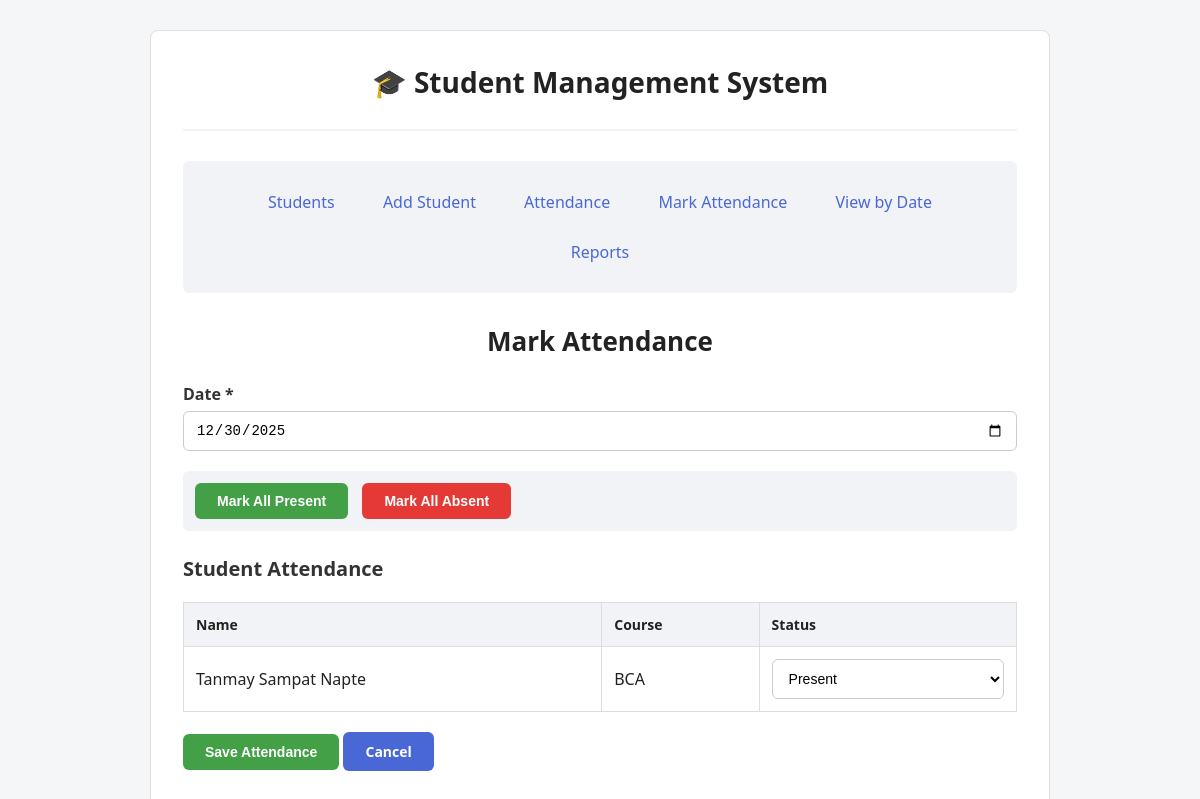
Before: /mark_attendance with the older database file.
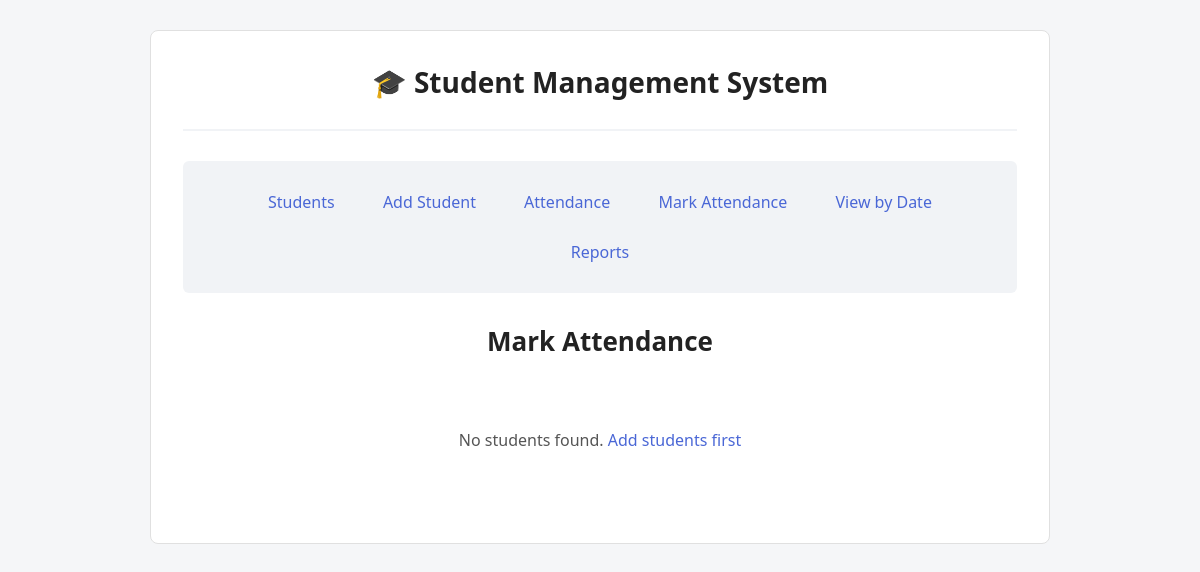
After: the same page with the newer database file.
### tables this page shows
CREATE TABLE students (
                id INTEGER PRIMARY KEY AUTOINCREMENT,
                name TEXT NOT NULL,
                age INTEGER NOT NULL,
                course TEXT NOT NULL
            );

### app.py (the view, shortened to what this page needs)
@app.route("/mark_attendance", methods=["GET", "POST"])
def mark_attendance():
    try:
        with get_db() as con:
            students = con.execute("SELECT * FROM students ORDER BY name").fetchall()
        return render_template("mark_attendance.html", students=students, today=date.today().isoformat())
    except sqlite3.Error as e:
        flash(f"Database error: {e}", "error")
        return render_template("mark_attendance.html", students=[], today=date.today().isoformat())

### app.py (called while the page is built)
def get_db():
    con = sqlite3.connect("students1.db")
    con.row_factory = sqlite3.Row  # Access columns by name
    return con

### templates/mark_attendance.html (shortened to what this page needs)
{% extends "base.html" %}
{% block content %}
<h2>Mark Attendance</h2>
{% if students %}
<form method="POST">
    <div class="form-group">
        <label for="date">Date *</label>
        <input type="date" id="date" name="date" value="{{ today }}" required>
    </div>
    <div style="margin: 20px 0; padding: 12px; background-color: #f1f3f6; border-radius: 6px;">
        <button type="button" class="btn btn-success" onclick="markAll('present')" style="margin-right: 10px;">
            Mark All Present
        </button>
        <button type="button" class="btn btn-danger" onclick="markAll('absent')">
            Mark All Absent
        </button>
    </div>
    <h3>Student Attendance</h3>
    <table>
        <thead>
            <tr>
                <th>Name</th>
                <th>Course</th>
                <th>Status</th>
            </tr>
        </thead>
        <tbody>
            {% for student in students %}
            <tr>
                <td>{{ student.name }}</td>
                <td>{{ student.course }}</td>
                <td>
                    <select name="student_{{ student.id }}" required>
                        <option value="present">Present</option>
                    </select>
                </td>
            </tr>
            {% endfor %}
        </tbody>
    </table>
    <div class="mt-20">
        <button type="submit" class="btn btn-success">Save Attendance</button>
        <a href="/attendance" class="btn btn-primary">Cancel</a>
    </div>
</form>
{% else %}
    <div class="empty-state">
        <p>No students found. <a href="/add">Add students first</a></p>
    </div>
{% endif %}
{% endblock %}

Changed rows visible on the page:
removed students: name "Tanmay Sampat Napte", course "BCA", id "Present"
Other visible differences:
form field date: "12/30/2025" → (not shown)
text no longer shown: "Date * Mark All Present Mark All Absent Student Attendance Name Course Status Save Attendance Cancel"
text now shown: "No students found. Add students first"
